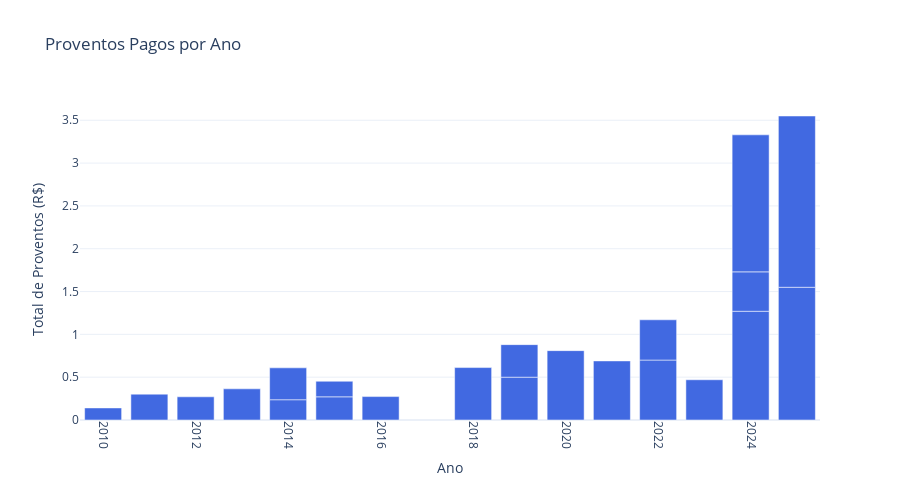

The cell this chart's notebook holds for it:
### Code cell
import plotly.graph_objects as go

# Gráfico com Plotly
fig = go.Figure(
    data=[
        go.Bar(
            x=data["year"],
            y=data["valueCash"],
            marker_color="royalblue",
            # text=data["valueCash"].round(3),
            # textposition="outside"
        )
    ]
)

fig.update_layout(
    title="Proventos Pagos por Ano",
    xaxis_title="Ano",
    yaxis_title="Total de Proventos (R$)",
    xaxis_tickangle=90,
    template="plotly_white",
    height=500
)

fig.show()

### Figure 1 — Plotly figure (JSON) as saved in the notebook; plotly's stock layout.template omitted (floating-point values rounded to 4 significant figures)
{"data": [{"marker": {"color": "royalblue"}, "type": "bar", "x": [2025, 2025, 2024, 2024, 2024, 2023, 2022, 2022, 2021, 2020, 2019, 2019, 2018, 2016, 2015, 2015, 2014, 2014, 2013, 2012, 2011, 2010], "y": [1.55, 2.0, 1.27, 0.46, 1.6, 0.47, 0.7, 0.47, 0.69, 0.81, 0.5, 0.38, 0.6123, 0.2734, 0.2706, 0.1818, 0.2368, 0.3724, 0.3639, 0.2709, 0.3019, 0.141]}], "layout": {"height": 500, "title": {"text": "Proventos Pagos por Ano"}, "xaxis": {"tickangle": 90, "title": {"text": "Ano"}}, "yaxis": {"title": {"text": "Total de Proventos (R$)"}}}}
